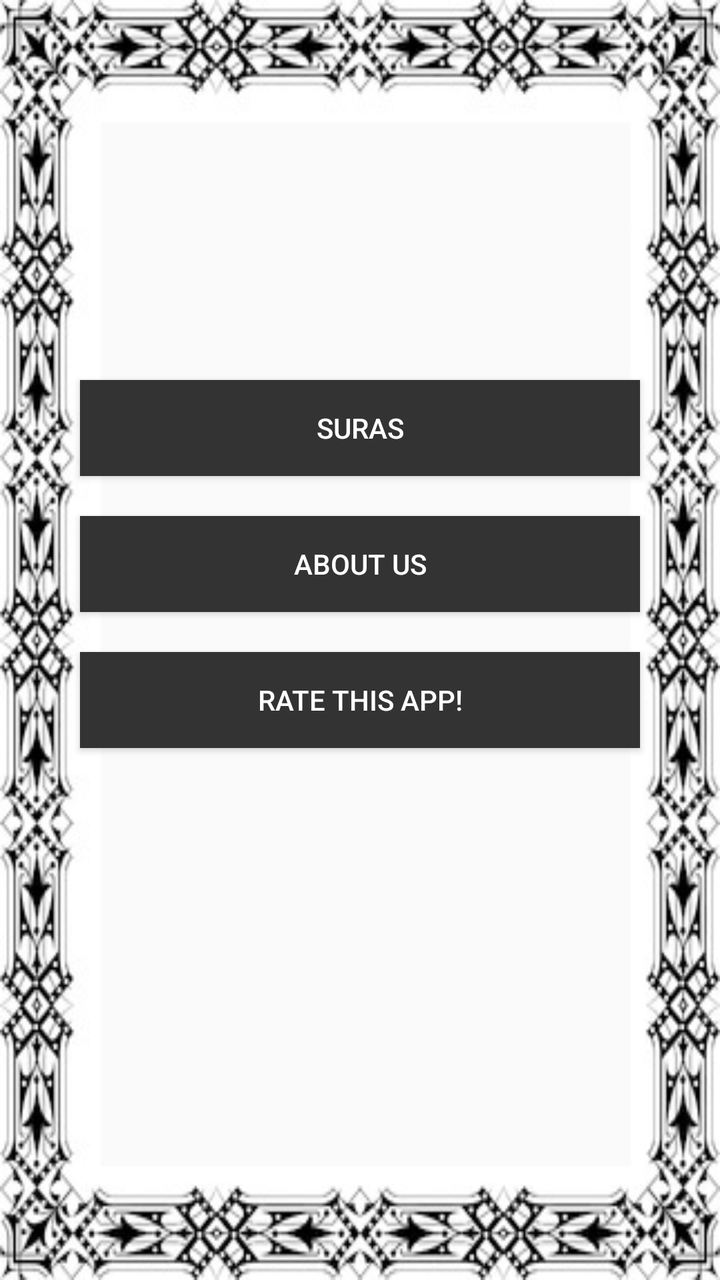
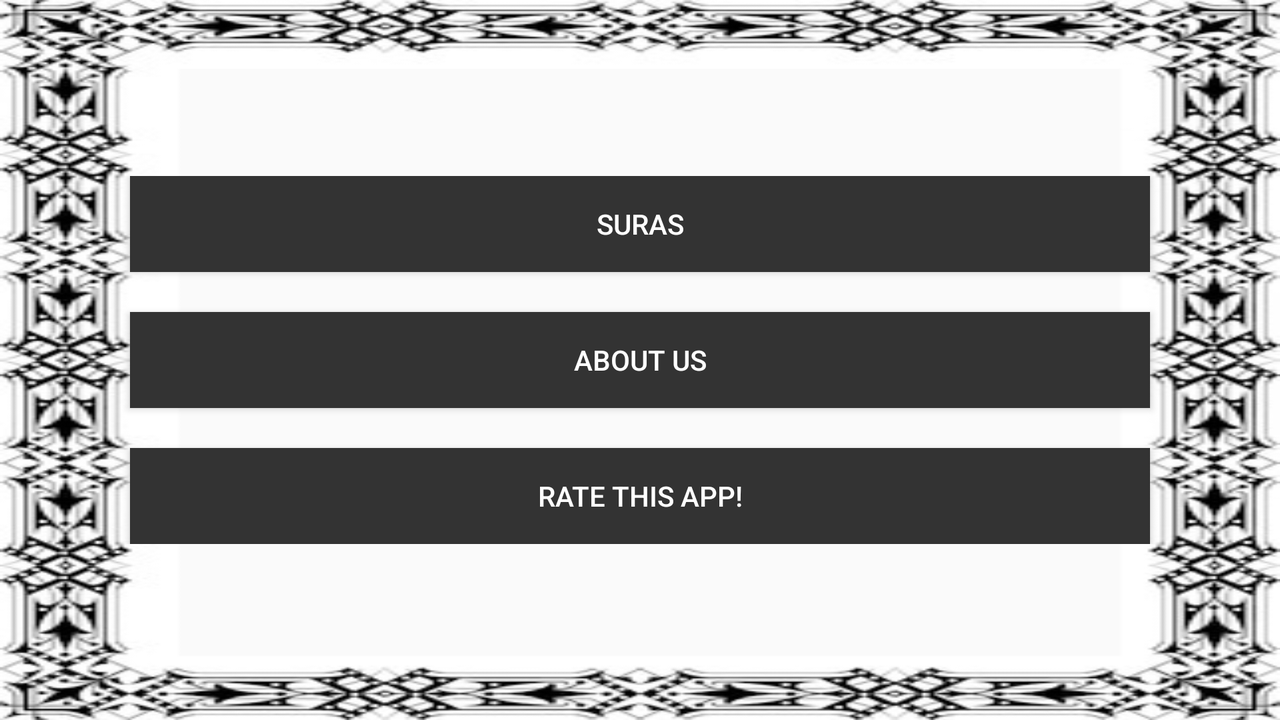

One screen, two layout resources from the same app: the default and the repository's alternative for another configuration. Each is rendered where Android would select it; the XML of both is given below.
<!-- AndroidManifest.xml: application theme AppTheme -->
<!-- res/layout/activity_main.xml -->
<?xml version="1.0" encoding="utf-8"?>
<LinearLayout  xmlns:android="http://schemas.android.com/apk/res/android"
    xmlns:tools="http://schemas.android.com/tools"
    android:layout_width="match_parent"
    android:layout_height="match_parent"
    tools:context="com.drbt.holyquran.MainActivity"
    android:orientation="vertical"
    android:id="@+id/mainlayout"
    android:background="@drawable/border"
    android:fadeScrollbars="true">


<Button
    android:layout_width="match_parent"
    android:layout_height="wrap_content"
    android:layout_marginLeft="40dp"
    android:layout_marginRight="40dp"
    android:layout_marginTop="190dp"
    android:text="Suras"
    android:layout_gravity="center_vertical"
    android:id="@+id/suraList"
    android:onClick="suraList"
    android:background="#333333"
    android:textColor="#ffffff"/>
    <Button
        android:layout_width="match_parent"
        android:layout_height="wrap_content"
        android:layout_marginLeft="40dp"
        android:layout_marginRight="40dp"
        android:layout_marginTop="20dp"
        android:text="About us"
        android:onClick="aboutUs"
        android:background="#333333"
        android:textColor="#ffffff"/>
    <Button
        android:layout_width="match_parent"
        android:layout_height="wrap_content"
        android:layout_marginLeft="40dp"
        android:layout_marginRight="40dp"
        android:layout_marginTop="20dp"
        android:text="Rate this app!"
        android:onClick="rateApp"
        android:background="#333333"
        android:textColor="#ffffff"/>
</LinearLayout>
<!-- resources referenced by this layout -->
<resources>
  <!-- drawable border: png bitmap (drawable, 60352 bytes) -->
  <!-- from res/values-v21/ -->
  <style name="AppTheme" parent="Theme.AppCompat.Light.NoActionBar">
          
          
          
          
      </style>
</resources>
<!-- res/layout-land/activity_main.xml (the repository's variant of the layout above) -->
<!-- drawn on the phone turned sideways -->
<?xml version="1.0" encoding="utf-8"?>
<LinearLayout  xmlns:android="http://schemas.android.com/apk/res/android"
    xmlns:tools="http://schemas.android.com/tools"
    android:layout_width="match_parent"
    android:layout_height="match_parent"
    tools:context="com.drbt.holyquran.MainActivity"
    android:orientation="vertical"
    android:id="@+id/mainlayout"
    android:background="@drawable/border"
    android:fadeScrollbars="true">
<ScrollView
    android:layout_width="match_parent"
    android:layout_height="match_parent">
    <LinearLayout
        android:layout_width="match_parent"
        android:layout_height="match_parent"
        android:orientation="vertical"
        android:layout_gravity="center_vertical">

<Button
    android:layout_width="match_parent"
    android:layout_height="wrap_content"
    android:layout_marginLeft="65dp"
    android:layout_marginRight="65dp"
    android:text="Suras"
    android:layout_gravity="center_vertical"
    android:id="@+id/suraList"
    android:onClick="suraList"
    android:background="#333333"
    android:textColor="#ffffff"/>
    <Button
        android:layout_width="match_parent"
        android:layout_height="wrap_content"
        android:layout_marginLeft="65dp"
        android:layout_marginRight="65dp"
        android:layout_marginTop="20dp"
        android:text="About us"
        android:onClick="aboutUs"
        android:background="#333333"
        android:textColor="#ffffff"/>
    <Button
        android:layout_width="match_parent"
        android:layout_height="wrap_content"
        android:layout_marginLeft="65dp"
        android:layout_marginRight="65dp"
        android:layout_marginTop="20dp"
        android:text="Rate this app!"
        android:onClick="rateApp"
        android:background="#333333"
        android:textColor="#ffffff"/>
    </LinearLayout>

</ScrollView>
</LinearLayout>
